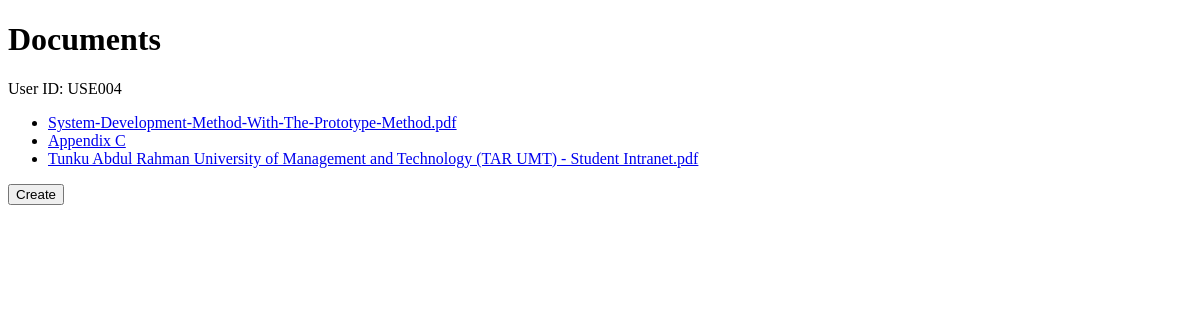
The page /esign/ (signed in) on the database its author committed.
### esign/models.py (models this page shows, shortened)
class Document(models.Model):
    docID = models.CharField(max_length=6, primary_key=True)
    title = models.CharField(max_length=255)
    pdf_file = models.FileField(
        upload_to='pdfs/',
        validators=[validate_pdf_extension],
        default=default_pdf_path
    )
    created_date = models.DateTimeField(auto_now_add=True)
    due_date = models.DateTimeField()

### esign/views.py (the view)
# urls.py: path('', views.index, name='index'),
@login_required(login_url='esign:xlogin')
def index(request):
    user_id = request.session['user_id']
    documents = []
    urls = URL.objects.filter(userID_id=user_id).values_list('url', flat=True)
    for user_id in urls:
        documents.append(Document.objects.get(docID=URL.objects.get(url=user_id).docID_id))
    user_id = request.session['user_id']
    documents_urls = zip(documents, urls)
    return render(request, 'esign/index.html', {'documents_urls': documents_urls, 'user_id': user_id})

### esign/custom_backend.py (called while the page is built)
    def get_user(self, user_id):
        try:
            return CustomUser.objects.get(pk=user_id)
        except CustomUser.DoesNotExist:
            return None

### esign/templates/esign/index.html (shortened to what this page needs)
<!DOCTYPE html>
<html lang="en">
<head>
    <!-- {% load static %}
    <link rel="stylesheet" type="text/css" href="{% static 'css/style.css' %}"> -->
</head>
<body>
{% if user.is_authenticated %}
{% block content %}
 <h1>Documents</h1>
 {% if user_id %}
        <p>User ID: {{ user_id }}</p>
    {% else %}
        <p>No user ID found in session.</p>
    {% endif %}
 <ul>
    {% for document, urls in documents_urls %}
    <li>
        <a href="{% url 'esign:management' urls %}">{{ document.title }}</a>
    </li>
  {% empty %}
    <li>No PDFs available.</li>
  {% endfor %}
 </ul>
{% endblock %}
{% endif %}
<button id="createButton" class="btn btn-primary" data-toggle="modal" data-target="#uploadModal">Create</button>
</body>
</html>

### rows shown on the page
Document: title "System-Development-Method-With-The-Prototype-Method.pdf"
Document: title "Appendix C"
Document: title "Tunku Abdul Rahman University of Management and Technology (TAR UMT) - Student Intranet.pdf"

### other values the page prints
{{ user_id }} "USE004"
